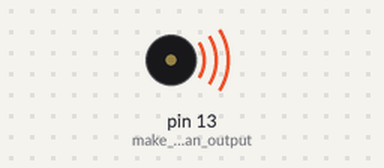
The sketch below on a simulated Arduino Uno, built with avr-gcc and run on an emulated ATmega328P. On the bench: buzzer (waves = sounding).

Above: at 0.2 s.
At 9.7 s:
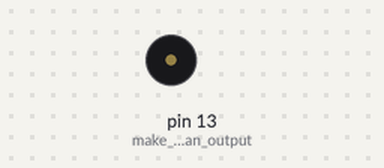
Timing chart, 0 to 10.4 s (numbered marks = the images above):
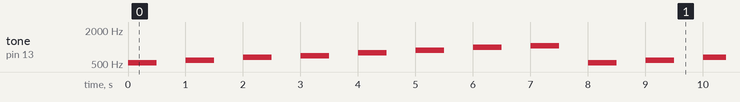

Measured:
- by itself, tone on pin 13 (make_pin_13_an_output): repeats every 8.0 s: silent 0.50 s, 587 Hz 0.50 s, silent 0.50 s, 659 Hz 0.50 s, silent 0.50 s, 698 Hz 0.50 s, silent 0.50 s, 784 Hz 0.50 s, silent 0.50 s, 880 Hz 0.50 s, silent 0.50 s, 988 Hz 0.50 s, silent 0.50 s, 1047 Hz 0.50 s, silent 0.50 s, 523 Hz 0.50 s

The sketch:

PassiveBuzzerCode.ino
```cpp
// date: 5/12/2026
// Passive Buzza: ArZon

#include "pitches.h" //a library made by Brett Hagman (all credits to them), to install the library, you need to click 'sketch', 'include library', 'add .zip library', go to wherever the downloaded file from github is and select the .zip file called 'pitches.zip'

// notes in the melody:
int melody[] = {
  NOTE_C5, NOTE_D5, NOTE_E5, NOTE_F5, NOTE_G5, NOTE_A5, NOTE_B5, NOTE_C6}; //creating a list with all the notes (from the library and yes, it has way more than these 8)

void setup()
{
  pinMode(13, OUTPUT); //make pin 13 an output (because it is a buzzer)
}

void loop() {
  for (int Note = 0; Note < 8; Note++) { //because there's eight notes, they will go higher in pitch every half second (Note++ means the variable Note will increase 1 every iteration of the loop)
    // pin13 will output the sound, every note is 0.5 sencond
    tone(13, melody[Note], 500);

    // Output the sound after one second, if this is not done, it sounds like a scream (Try it!)
    delay(1000);
  }

}

//code inspired from the elegoo super starter kit
```
